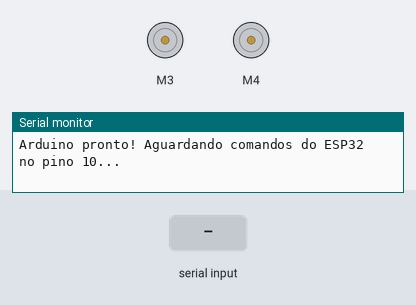
The sketch below on a simulated Arduino Uno, built with avr-gcc and run on an emulated ATmega328P. Parts: 2 × DC motor (green arrow = forward, orange = backward, longer = faster), the last lines printed to the serial monitor. Inputs (shaded band) come from the test bench.

Above: at 1.2 s.
1.3 s: "90,45\n" received over the second serial link
At 2.2 s:
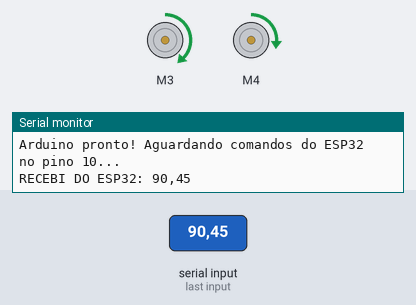
4.3 s: "1,90,45\n" received over the second serial link
At 5.7 s:
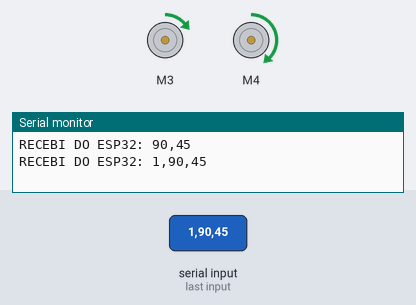
7.3 s: "30,150\n" received over the second serial link
At 8.0 s:
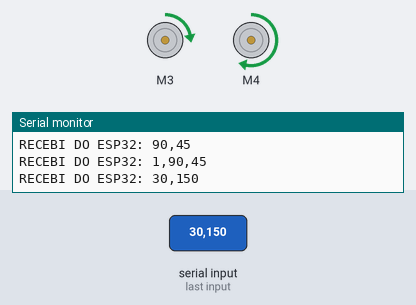
10.3 s: "1,90\n" received over the second serial link
At 11.4 s:
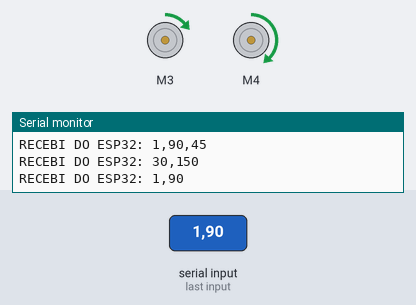
Timing chart, 0 to 13.8 s (numbered marks = the images above; inputs shaded):
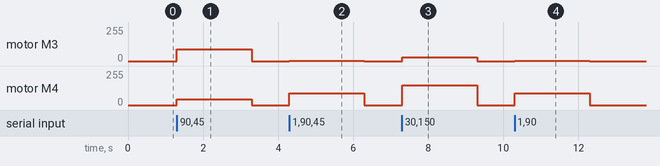

The sketch:

motor_bridge_arduino.ino
```cpp
// ═══════════════════════════════════════════════════════════════════════════
// motor_bridge_arduino.ino (ATUALIZADO PARA O ROBÔ HÍBRIDO ESP32)
// Agora usamos a biblioteca SoftwareSerial no Pino 10 para não dar
// conflito com a porta USB e contornar os furos ruins do Shield!
// ═══════════════════════════════════════════════════════════════════════════

#include <AFMotor_R4.h>
#include <SoftwareSerial.h>

// ── Motores conectados nos terminais M3 e M4 do shield ────────
AF_DCMotor motor_left(3);
AF_DCMotor motor_right(4);

// ── Nova Porta Serial (Ouvindo o ESP32) ───────────────────────
// Usaremos o Pino 10 como RX (onde vamos espetar o fio roxo do ESP32)
// e o Pino 11 como TX (não vamos usar, mas é obrigatório declarar)
SoftwareSerial esp32Serial(10, 11);

// ── Timeout de Segurança (Failsafe) ───────────────────────────
const unsigned long FAILSAFE_MS = 2000;
unsigned long last_cmd_time = 0;
String serial_buffer = "";

void setup()
{
  Serial.begin(9600);      // Serial original (USB) só para debug
  esp32Serial.begin(9600); // Serial Nova (ESP32) recebendo comandos

  motor_left.run(RELEASE);
  motor_right.run(RELEASE);

  Serial.println("Arduino pronto! Aguardando comandos do ESP32 no pino 10...");
}

void loop()
{
  // 1. LER DADOS DO ESP32
  while (esp32Serial.available() > 0)
  {
    char c = esp32Serial.read();

    if (c == '\n')
    {
      processarComando(serial_buffer);
      serial_buffer = "";
    }
    else
    {
      serial_buffer += c;
    }
  }

  // 2. FAILSAFE (Se o teclado parar, pare o robô)
  if (millis() - last_cmd_time > FAILSAFE_MS)
  {
    motor_left.run(RELEASE);
    motor_right.run(RELEASE);
  }
}

// ── Função de Processamento do Comando ────────────────────────
void processarComando(String comando)
{
  comando.trim();
  if (comando.length() == 0) return;

  // DEBUG: Imprime no Serial Monitor do PC o que chegou do fio roxo!
  Serial.println("RECEBI DO ESP32: " + comando);

  // Procura a vírgula: "75,75"
  int comma_index = comando.indexOf(',');
  if (comma_index == -1) return;

  String str_esq = comando.substring(0, comma_index);
  String str_dir = comando.substring(comma_index + 1);

  int vel_esq = str_esq.toInt();
  int vel_dir = str_dir.toInt();

  // Motor Esquerdo (M3)
  if (vel_esq > 0) {
    motor_left.setSpeed(vel_esq);
    motor_left.run(FORWARD);
  } else if (vel_esq < 0) {
    motor_left.setSpeed(-vel_esq);
    motor_left.run(BACKWARD);
  } else {
    motor_left.run(RELEASE);
  }

  // Motor Direito (M4)
  if (vel_dir > 0) {
    motor_right.setSpeed(vel_dir);
    motor_right.run(FORWARD);
  } else if (vel_dir < 0) {
    motor_right.setSpeed(-vel_dir);
    motor_right.run(BACKWARD);
  } else {
    motor_right.run(RELEASE);
  }

  last_cmd_time = millis();
}
```

Measured:
- after the input at 1.3 s, motor M3: stopped → forward 90/255 at once, → stopped 2.0 s later; motor M4: stopped → forward 45/255 at once, → stopped 2.0 s later
- after the input at 4.3 s, motor M3: stopped → forward 1/255 at once, → stopped 2.0 s later; motor M4: stopped → forward 90/255 at once, → stopped 2.0 s later
- after the input at 7.3 s, motor M3: stopped → forward 30/255 at once, → stopped 2.0 s later; motor M4: stopped → forward 150/255 at once, → stopped 2.0 s later
- after the input at 10.3 s, motor M3: stopped → forward 1/255 at once, → stopped 2.0 s later; motor M4: stopped → forward 90/255 at once, → stopped 2.0 s later
